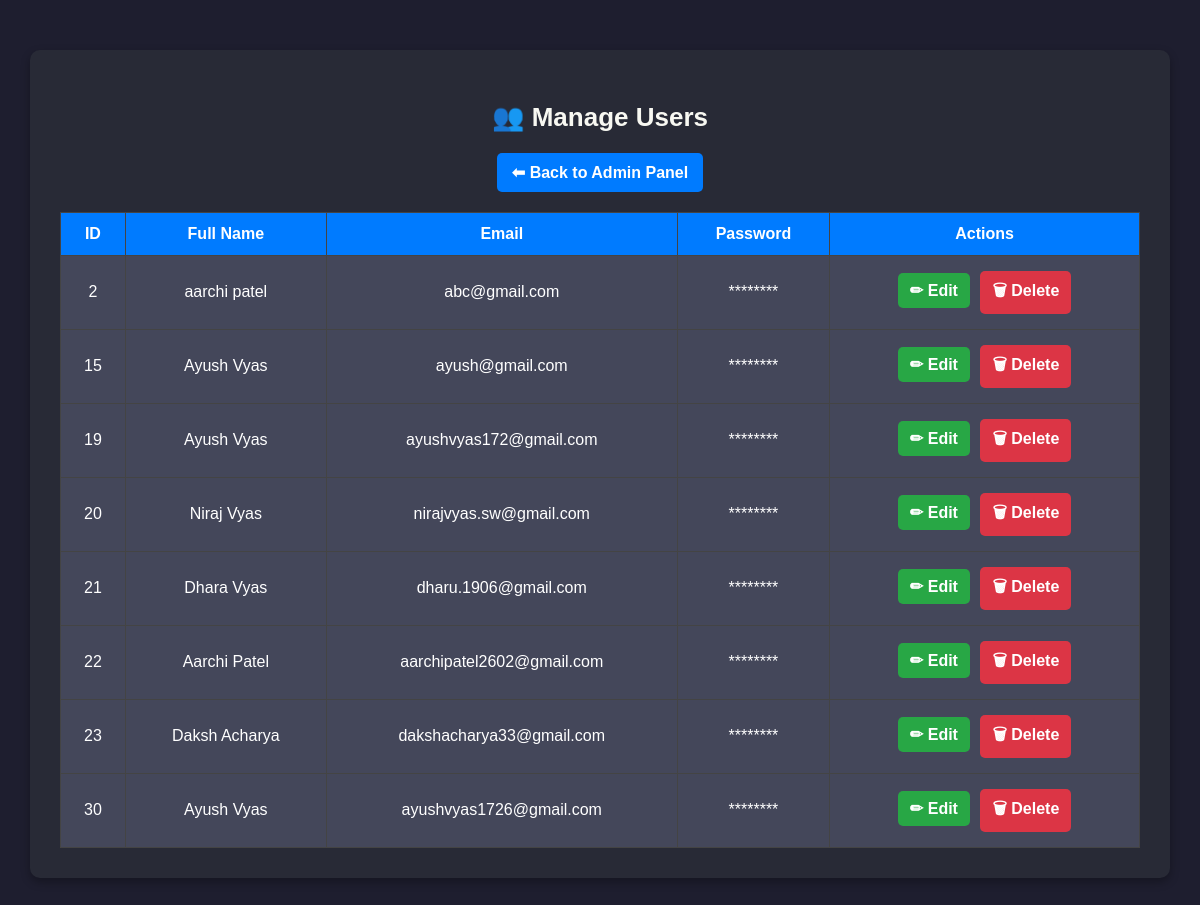
Page /admin/manage_users.php on the committed database.
### tables this page shows
CREATE TABLE IF NOT EXISTS `users` (
  `id` int NOT NULL AUTO_INCREMENT,
  `full_name` varchar(100) NOT NULL,
  `email` varchar(100) NOT NULL,
  `password` varchar(255) NOT NULL,
  PRIMARY KEY (`id`),
  UNIQUE KEY `email` (`email`)
);

### admin/manage_users.php (the view, shortened to what this page needs)
<?php
include('db2.php');
$query = "SELECT * FROM users";
$result = $conn->query($query);
?>
<!DOCTYPE html>
<html lang="en">
<head>
</head>
<body>
    <div class="container">
        <h2>👥 Manage Users</h2>
        <a href="admin_panel.php" class="back-button">⬅ Back to Admin Panel</a>
        <table>
            <thead>
                <tr>
                    <th>ID</th>
                    <th>Full Name</th>
                    <th>Email</th>
                    <th>Password</th>
                    <th>Actions</th>
                </tr>
            </thead>
            <tbody>
                <?php while ($row = $result->fetch_assoc()): ?>
                    <tr>
                        <td><?php echo htmlspecialchars($row['id']); ?></td>
                        <td><?php echo htmlspecialchars($row['full_name']); ?></td>
                        <td><?php echo htmlspecialchars($row['email']); ?></td>
                        <td>********</td>
                        <td class="actions">
                            <a href="edit_user.php?id=<?php echo $row['id']; ?>" class="btn-edit">✏ Edit</a>
                            <a href="delete_user.php?id=<?php echo $row['id']; ?>" class="btn-delete" onclick="return confirm('Are you sure?');">🗑 Delete</a>
                        </td>
                    </tr>
                <?php endwhile; ?>
            </tbody>
        </table>
    </div>
</body>
</html>

### admin/manage_users.php (style rules this page uses)
body { font-family: Arial, sans-serif; background-color: #1e1e2f; margin: 0; padding: 0; color: #fff; }
.container { width: 90%; max-width: 1100px; margin: 50px auto; background: #282a36; padding: 30px; border-radius: 10px; box-shadow: 0px 4px 10px rgba(0, 0, 0, 0.3); text-align: center; }
h2 { color: #f8f8f2; font-size: 26px; margin-bottom: 20px; }
.back-button { display: inline-block; padding: 10px 15px; background: #007BFF; color: white; text-decoration: none; border-radius: 5px; font-weight: bold; transition: background 0.3s; }
table { width: 100%; border-collapse: collapse; margin-top: 20px; }
thead { background: #007BFF; color: white; }
th, td { padding: 12px; text-align: center; border: 1px solid #444; }
tbody tr { background: #44475a; transition: background 0.3s; }
.actions a { display: inline-block; padding: 8px 12px; text-decoration: none; font-weight: bold; border-radius: 5px; margin: 3px; transition: 0.3s; }
.btn-edit { background: #28a745; color: white; }
.btn-delete { background: #dc3545; color: white; }

### rows in the picture
users: id "2", full_name "aarchi patel", email "abc@gmail.com"
users: id "15", full_name "Ayush Vyas", email "ayush@gmail.com"
users: id "19", full_name "Ayush Vyas", email "ayushvyas172@gmail.com"
users: id "20", full_name "Niraj Vyas", email "nirajvyas.sw@gmail.com"
users: id "21", full_name "Dhara Vyas", email "dharu.1906@gmail.com"
users: id "22", full_name "Aarchi Patel", email "aarchipatel2602@gmail.com"
users: id "23", full_name "Daksh Acharya", email "dakshacharya33@gmail.com"
users: id "30", full_name "Ayush Vyas", email "ayushvyas1726@gmail.com"
